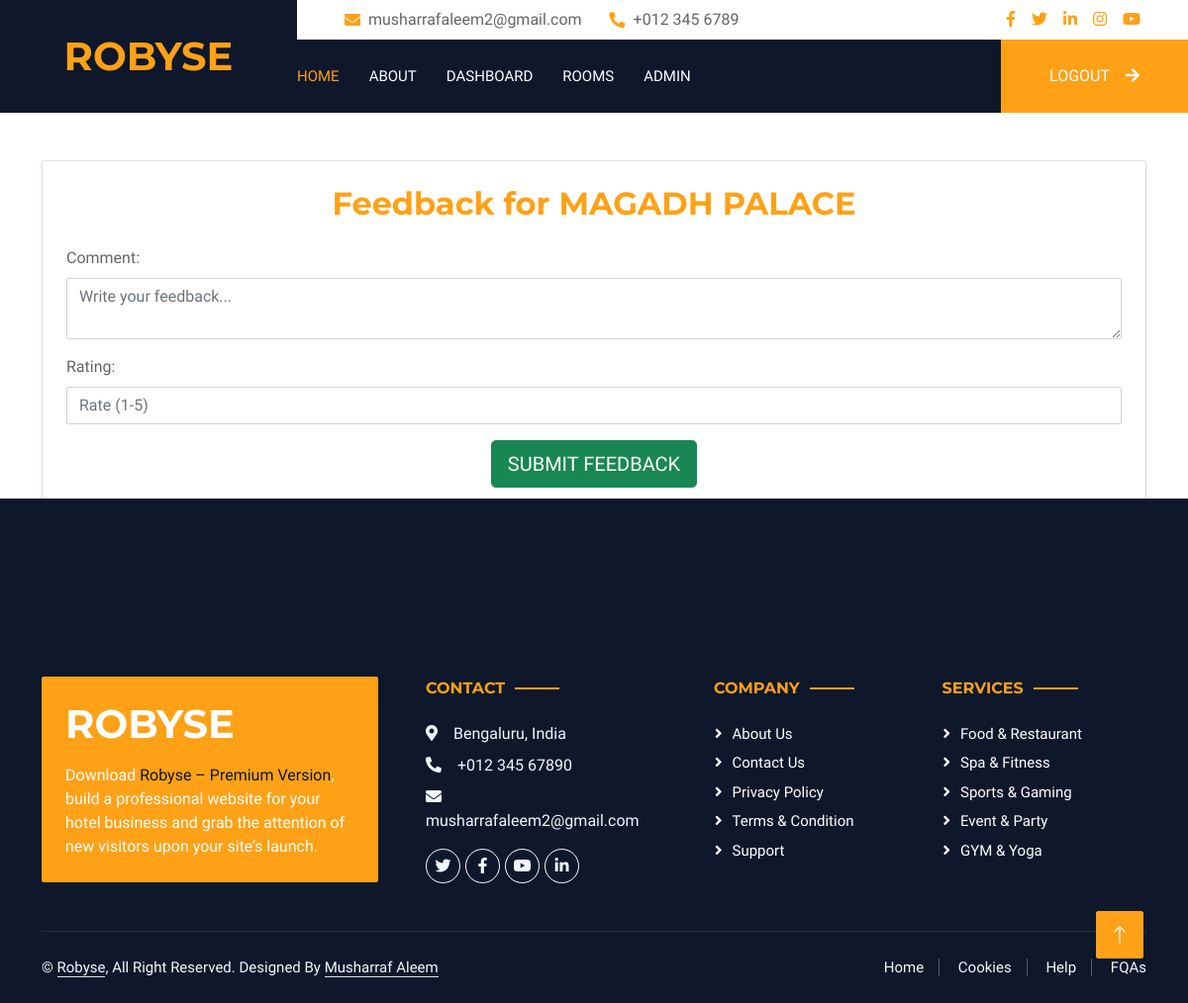
The page /feedback/1/ (signed in) on the database as committed earlier.
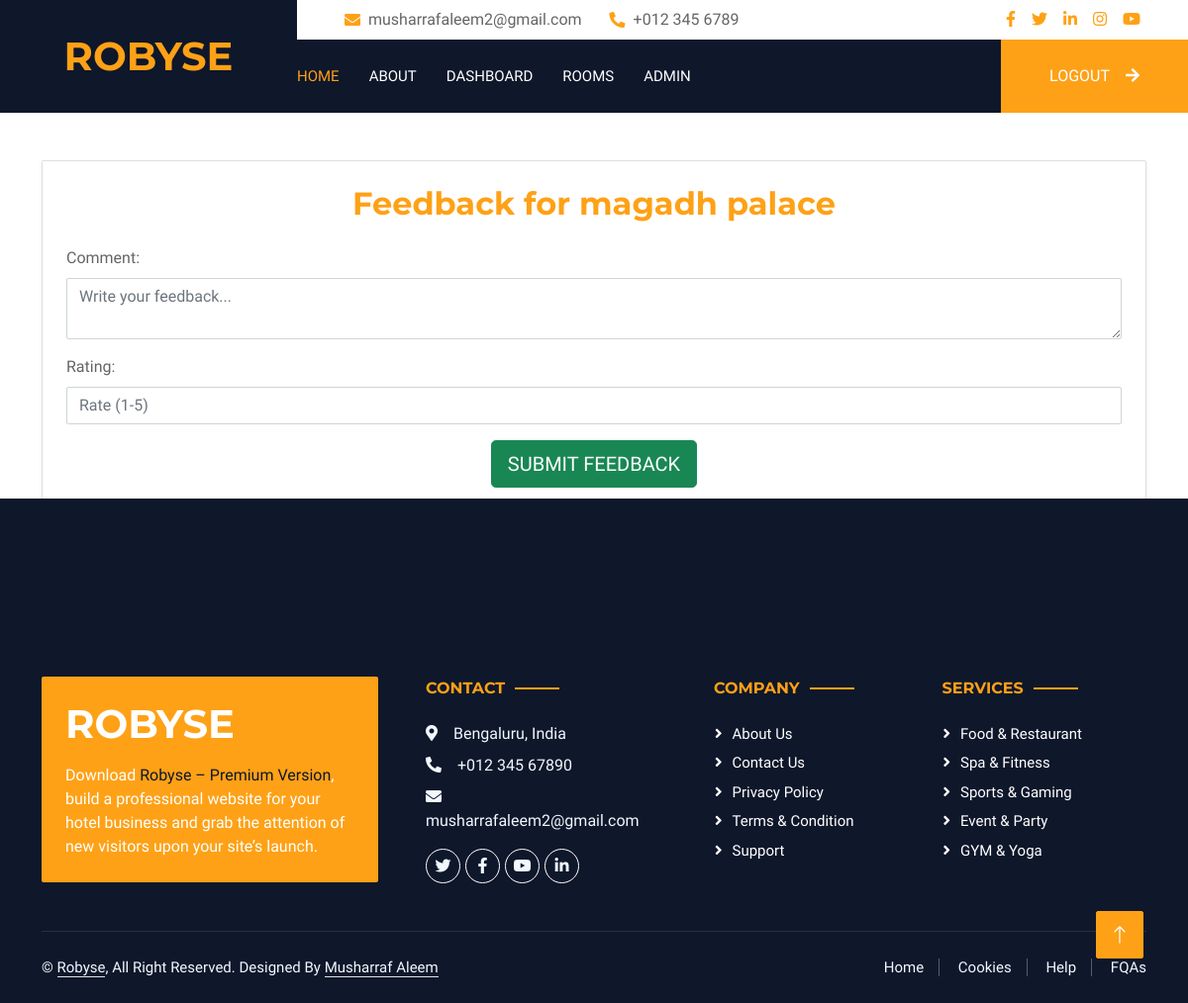
The same page on the database as committed later.
### app/models.py (models this page shows, shortened)
class Model1(models.Model):
    category= models.ForeignKey(Category, on_delete=models.CASCADE, related_name='model1_items')
    name = models.CharField(max_length=255)
    image = models.ImageField(upload_to='images/')
    description = models.TextField()
    price = models.DecimalField(max_digits=10, decimal_places=2)
    rating = models.FloatField()
    location = models.CharField(max_length=255)
    availability = models.BooleanField(default=True)

### app/views.py (the view)
# urls.py: path('feedback/<int:pk>/', feedback_view, name='feedback'),
@login_required
def feedback_view(request, pk):
    instance = get_object_or_404(Model1, pk=pk)  # Get the related object
    if request.method == 'POST':
        form = FeedbackForm(request.POST, user = request.user)
        if form.is_valid():
            feedback = form.save(commit=False)
            feedback.instance = instance  # Assign ForeignKey object, not instance.name
            feedback.name=instance.name
            feedback.user = request.user
            feedback.save()
            return redirect('rooms')  # Redirect to home or success page
        else:
            return HttpResponse('invalid data')
    else:
        form = FeedbackForm(user = request.user)  # Fixed: Use FeedbackForm
    return render(request, 'feedback_form.html', {'form': form, 'instance': instance})

### app/forms.py
class FeedbackForm(forms.ModelForm):
    class Meta:
        model = Review
        fields = ['comment','rating']
        widgets = {
            'comment': forms.TextInput(attrs={'type': 'text'}),
            'rating': forms.NumberInput(attrs={'min': 1}),
        }
    def __init__(self, *args, user=None, **kwargs):
        super().__init__(*args, **kwargs)
        self.user = user  # Store the user instance if needed

### templates/feedback_form.html (shortened to what this page needs)
{% extends "base1.html" %}
{% load static %}
{% block content %}
<div class="container mt-5">
    <div class="card shadow-sm p-4">
        <h2 class="text-center text-primary mb-4">Feedback for {{ instance.name }}</h2>
        <form method="POST" class="needs-validation" novalidate>
            <div class="mb-3">
                <label for="id_comment" class="form-label">Comment:</label>
                <textarea name="comment" id="id_comment" class="form-control" placeholder="Write your feedback..."
                    required></textarea>
            </div>
            <div class="mb-3">
                <label for="id_rating" class="form-label">Rating:</label>
                <input type="number" name="rating" id="id_rating" class="form-control" min="1" max="5"
                    placeholder="Rate (1-5)" required>
            </div>
            <div class="text-center">
                <button type="submit" class="btn btn-success btn-lg">Submit Feedback</button>
            </div>
        </form>
    </div>
</div>
<br><br><br><br>
{% endblock content %}

Rows that differ between the two databases and show on the page:
changed Model1: name "MAGADH PALACE" → "magadh palace"
